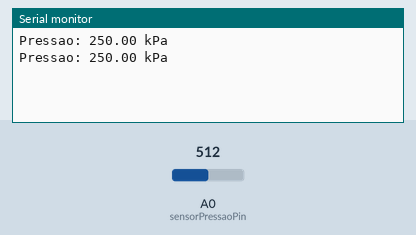
A sketch run on a simulated Arduino Uno, built with avr-gcc and run on an emulated ATmega328P. On the bench: the last lines printed to the serial monitor. Inputs (shaded band) come from the test bench; at power-on: A0 (sensorPressaoPin) = 512.

Above: at 3.8 s.
3.9 s: A0 (sensorPressaoPin) set to 716
At 6.7 s:
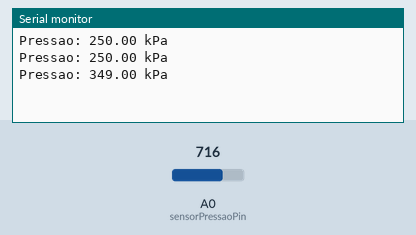
7.8 s: A0 (sensorPressaoPin) set to 900
At 10.3 s:
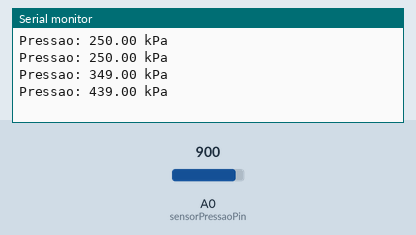
Timing chart, 0 to 11.8 s (numbered marks = the images above; inputs shaded):
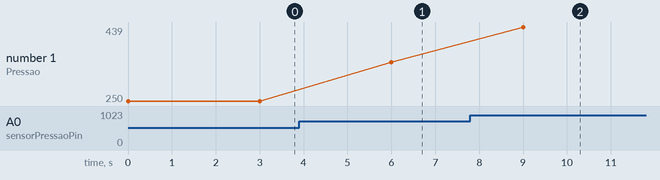

Measured:
- after the input at 3.9 s, the serial monitor: prints a new line after 2.1 s (image 1)
- after the input at 7.8 s, the serial monitor: prints a new line after 1.2 s (image 2)
- plotted number 1: 250 → 349 after the input at 3.9 s, 349 → 439 after the input at 7.8 s

The sketch:

codigo_novo_KPa_Serial1.ino
```cpp
const int sensorPressaoPin = A0;

void setup() {
  Serial.begin(9600); // Inicializa a comunicação serial
}

void loop() {
  float sensorValue = analogRead(sensorPressaoPin); // Lê o valor do sensor (de 0 a 1023)
  float pressure = map(sensorValue, 0, 1023, 0, 500); // Mapeia o valor do sensor para uma faixa de pressão (em kPa)

  Serial.print("Pressao: ");
  Serial.print(pressure);
  Serial.println(" kPa");

  delay(3000);
}
```
